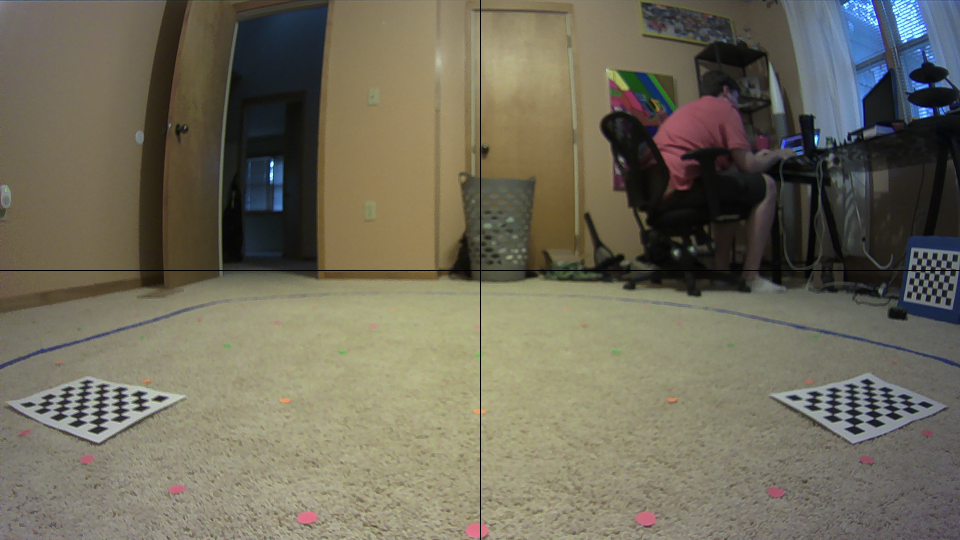
#> input picture scripts/mowbot_birds_eye/calibration/1ft_grid_12inch setback_1920x1080_1.png, 1920 x 1080 px (shown at 1/2 size)
$ python -i mowbot_birds_eye.py   (imports and definitions only)
#> lines starting #> are read from the running program, lines starting #| are printed output that depends on the picture
#> further down, picture is the input picture: shape (1080, 1920, 3); mean B, G, R 90.5, 106.8, 111.1
#!/usr/bin/python
'''
mowbot_birds_eye.py
2018 / 09 / 01
Shaun Bowman

Transforms image to provide a birds eye view of the ground.
Uses open cv & a transformation determined off-line using a
calibration image (equally spaced stickers placed in the FOV
on the ground)

Crops image to ROI suitable for short term control / path planning.

Part of the "Mowbot" project - a 1/10th scare RC autonomous rover
based on the MIT Racecar / RACECAR/J platform
'''

import cv2
import numpy as np
import matplotlib.pyplot as plt


class MowbotBirdsEye:

    imgBirdsEye = None  # type: cv2 image
    _imgRaw = []
    imgCropped = [] # uncorrected image cropped
    imgBirdsEye = [] # birdseye cropped image
    _MaxWidth = []
    _MaxHeight = []
    _M = []
    _debug = False

    _image_path = "/home/nvidia/racecar-ws/src/mowbot_camera/scripts/experimental/"

    # Define crop first portion of source image, remove topmost rows because interested in ground infront of robot
    y_crop_dsrd_ratio = 0.46296  # ratio of 500 / 1080.; tobe subtracted XX_ratio[y] variables
    w_vid_strm = 640.
    h_vid_strm = 480.
    y_crop_dsrd_pix = int(y_crop_dsrd_ratio * h_vid_strm)

    def __init__(self):
        pass

    def find_transform(self):
        # perform image transform using calibration image & store to class
        # done once

        # Notes:
        #
        #       The objective is to find transform M using a calibration (target) image. This
        #       transform only needs to be found once. For a video stream, it would simply be
        #       applied to each frame, not recalculated each time.
        #
        #       The code below allows the target image to be of a different resolution (ie: higher)
        #       than the eventual video stream; the output transform (M) being correct for the
        #       video stream resolution.
        #
        #       The first step is to determine the source (src) and destination (dst) pixel
        #       locations of targets in the calibration image. These are stored interms of the ratio
        #       of pixel location to w/h of the calibration image (XX_ratio, XX_crop_ratio, XX_dst_ratio
        #
        #       The output image does not have equal scale in x & y directions. This is OK because by
        #       the birds-eye perspective of the ground plane requires a lot of interpolation in the Y
        #       diretion, so the reduced Y scale relative to X is not reducing "information"

        # Define array ordering, x==horizontal, y==vertical
        x = 0
        y = 1

        # Define properties of source image
        img_file = self._image_path + '1ft_grid_12inch setback_1920x1080_1.png'
        w_vid_strm = 640.
        h_vid_strm = 480.
        wh_vid_strm = np.array([w_vid_strm, h_vid_strm])

        # Target locations in source image - expressed in ratio of px location to width / height
        bl_ratio = np.array([0.18125, 0.90833])
        br_ratio = np.array([0.80781, 0.90833])
        tr_ratio = np.array([0.60573, 0.59907])
        tl_ratio = np.array([0.38906, 0.59907])
        bl_pix = (bl_ratio * wh_vid_strm).astype(int)
        br_pix = (br_ratio * wh_vid_strm).astype(int)
        tr_pix = (tr_ratio * wh_vid_strm).astype(int)
        tl_pix = (tl_ratio * wh_vid_strm).astype(int)

        # Define crop first portion of source image, redefine target locations in terms of cropped image
        y_crop_dsrd_ratio = 0.46296  # ratio of 500 / 1080.; tobe subtracted XX_ratio[y] variables
        y_crop_dsrd_pix = int(y_crop_dsrd_ratio * h_vid_strm)
        bl_crop_ratio = np.array([0.18125, 0.44537])
        br_crop_ratio = np.array([0.80781, 0.44537])
        tr_crop_ratio = np.array([0.60573, 0.13611])
        tl_crop_ratio = np.array([0.38906, 0.13611])
        bl_crop_pix = (bl_crop_ratio * wh_vid_strm).astype(int)
        br_crop_pix = (br_crop_ratio * wh_vid_strm).astype(int)
        tr_crop_pix = (tr_crop_ratio * wh_vid_strm).astype(int)
        tl_crop_pix = (tl_crop_ratio * wh_vid_strm).astype(int)

        # Define target locations after birds eye projection
        br_dst_ratio = [0.00000, 0.30833]
        bl_dst_ratio = [0.62604, 0.30833]
        tl_dst_ratio = [0.20833, 0.00000]
        tr_dst_ratio = [0.42708, 0.00000]
        br_dst_pix = (br_dst_ratio * wh_vid_strm).astype(int)
        bl_dst_pix = (bl_dst_ratio * wh_vid_strm).astype(int)
        tl_dst_pix = (tl_dst_ratio * wh_vid_strm).astype(int)
        tr_dst_pix = (tr_dst_ratio * wh_vid_strm).astype(int)

        # Define extra area in dst image outside polygon formed by target points.
        # This space in the image will be the source image rectified like the area in the target points.
        offset_x = int(1750 / 1920.0 * w_vid_strm)
        offset_yt = int(1000 / 1080.0 * (h_vid_strm - y_crop_dsrd_pix))
        offset_yb = int(41 / 1080.0 * h_vid_strm)

        # Figure out the width & height of the dst image. Uses distance between corners
        widthA = np.sqrt(((br_crop_pix[x] - bl_crop_pix[x]) ** 2) + ((br_crop_pix[y] - bl_crop_pix[y]) ** 2))
        widthB = np.sqrt(((tr_crop_pix[x] - tl_crop_pix[x]) ** 2) + ((tr_crop_pix[y] - tl_crop_pix[y]) ** 2))
        heightA = np.sqrt(((tr_crop_pix[x] - br_crop_pix[x]) ** 2) + ((tr_crop_pix[y] - br_crop_pix[y]) ** 2))
        heightB = np.sqrt(((tl_crop_pix[x] - bl_crop_pix[x]) ** 2) + ((tl_crop_pix[y] - bl_crop_pix[y]) ** 2))
        maxWidth = max(int(widthA + 2 * offset_x), int(widthB + 2 * offset_x))
        maxHeight = max(int(heightA + offset_yt + offset_yb), int(heightB + offset_yt + offset_yb))

        # Define properties of source (src) image
        src = np.array([[tl_crop_pix[x], tl_crop_pix[y]], [tr_crop_pix[x], tr_crop_pix[y]],
                        [br_crop_pix[x], br_crop_pix[y]], [bl_crop_pix[x], bl_crop_pix[y]]],
                       dtype="float32")

        # Define properties of destination (dst) image
        dst = np.array([
            [offset_x, offset_yt],
            [maxWidth - 1 - offset_x, offset_yt],
            [maxWidth - 1 - offset_x, maxHeight - 1 - offset_yb],
            [offset_x, maxHeight - 1 - offset_yb]], dtype="float32")

        # Get source image with targets and scale to desired w & h
        img = cv2.imread(img_file)
        img_scaled = cv2.resize(img, (int(w_vid_strm), int(h_vid_strm)), interpolation=cv2.INTER_AREA)
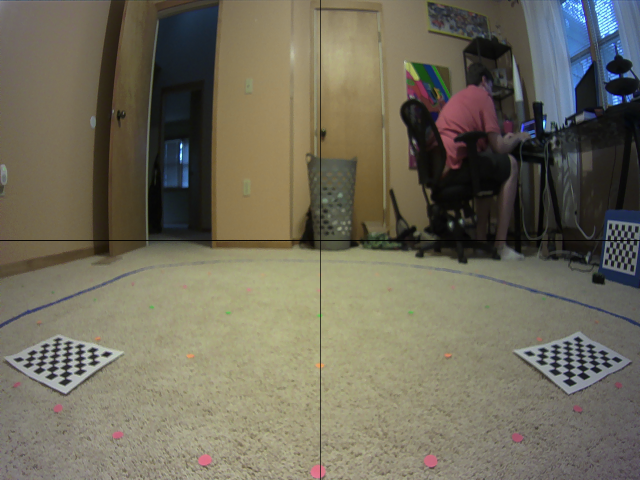
#> img_scaled: shape (480, 640, 3); mean B, G, R 90.5, 106.8, 111.1
        img_crop = img_scaled[y_crop_dsrd_pix:, :]
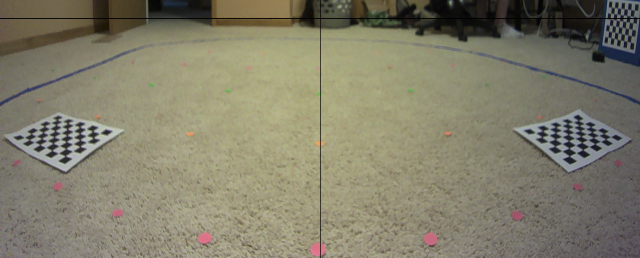
#> img_crop: shape (258, 640, 3); mean B, G, R 107, 127, 130.4

        # Figure out transformation between source (target) and destination (birds eye) image
        M = cv2.getPerspectiveTransform(src, dst)

        # Plot results
        if self._debug:
            img_warped = cv2.warpPerspective(img_crop, M, (maxWidth, maxHeight))
            fig, axs = plt.subplots(1, 1)
            axs.imshow(cv2.cvtColor(img_warped, cv2.COLOR_BGR2RGB))
            axs.axis('tight')
            plt.show()

        # Store transformation & max width / height info
        self._M = M
        self._MaxWidth = maxWidth
        self._MaxHeight = maxHeight

    def get_birdseye(self, img):
        """

        :type img: cv2 image
        """
        # perform image transform on img
        if self._M == []:
            print("Error: transform _M not defind, trying using find_transform(), please wait ")
            self.find_transform()
        self.imgCropped = img[self.y_crop_dsrd_pix:, :]
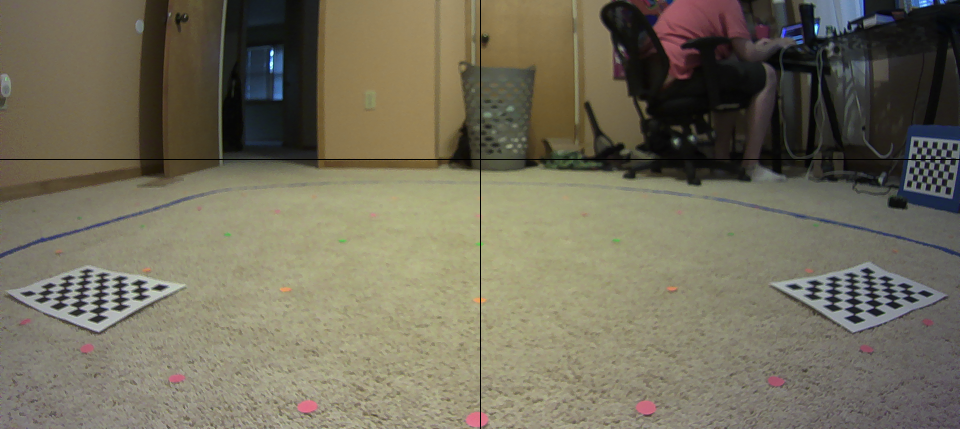
#> self.imgCropped: shape (858, 1920, 3) (shown at 1/2 size); mean B, G, R 90.9, 109.1, 114.1
        self.imgBirdsEye = cv2.warpPerspective(self.imgCropped, self._M, (self._MaxWidth, self._MaxHeight))
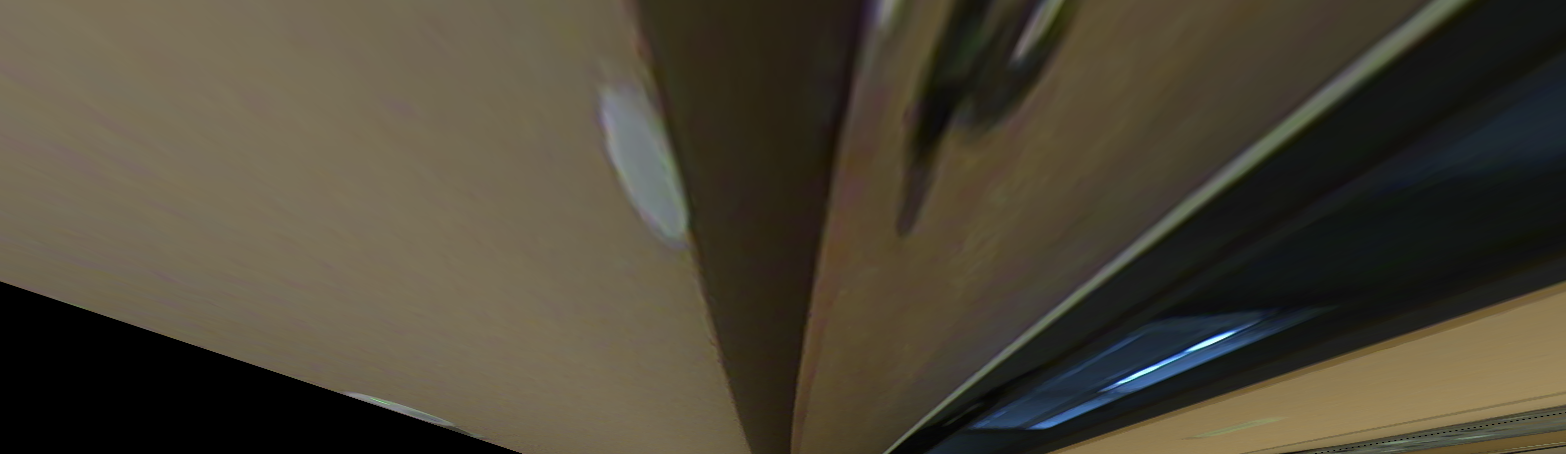
#> self.imgBirdsEye: shape (454, 1566, 3); mean B, G, R 54.8, 69.9, 76.4

>>> import cv2
>>> picture = cv2.imread('calibration/1ft_grid_12inch setback_1920x1080_1.png')
>>> result = MowbotBirdsEye().get_birdseye(picture)
